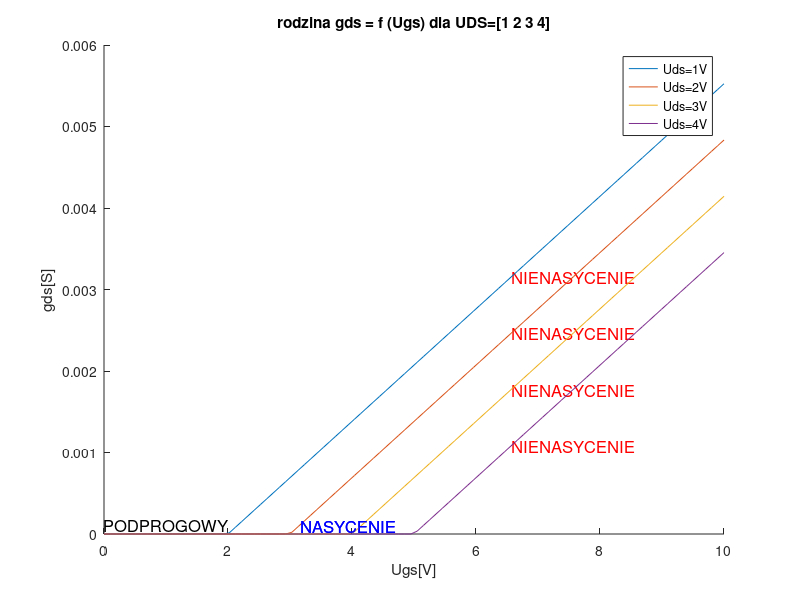

Source code (MATLAB):
clc
close all

Uds=[1 2 3 4];

Ugs=linspace(0,10);
B=0.5; %TODO znaleźć B
Ut=1;


tox=30e-9;
WL=10;
ruchliwosc=0.06;
% Cox=E0*Er/tox
% E0=8.854e-12F/m
% Er=3.9 for SiO2
Cox=(8.854e-12)*3.9/tox
B=Cox*ruchliwosc*WL

indeks1=0;
indeks2=0;
indeks3=0;


Wypadkowa=0;
figure
 for i=1:   length(Uds)
    Id=B*(Ugs-Ut-Uds(i));
    for k=1:length(Ugs)
      if(Ut>Ugs(k))
          Wypadkowa(k)=0;
           if (indeks1==0)
           text(Ugs(k), Wypadkowa(k)+0.1e-3,"PODPROGOWY",'Color','black','FontSize',12);
           indeks1=1
          end
      elseif((Ugs(k)-Ut)>Uds(i))
        Wypadkowa(k)=Id(k);
         indeks2=mod(k,66)
          if (indeks2==0)
               text(Ugs(k),Wypadkowa(k),"NIENASYCENIE",'Color','red','FontSize',12);         
          end
      else
        Wypadkowa(k)=0;
          indeks3=mod(k,40)
          if (indeks3==0)
               text(Ugs(k),Wypadkowa(k)+0.1e-3,"NASYCENIE",'Color','blue','FontSize',12,'HorizontalAlignment','center');
              
          end
      end    
    end
  
  
%  Wypadkowa=min(Id,Idsat)
  hold on
   plot(Ugs,Wypadkowa);
   hold on
 legend("Uds=1V","Uds=2V","Uds=3V","Uds=4V")
 xlabel("Ugs[V]")
 ylabel("gds[S]")
 title("rodzina gds = f (Ugs) dla UDS=[1 2 3 4]")
   
    
end
hold off